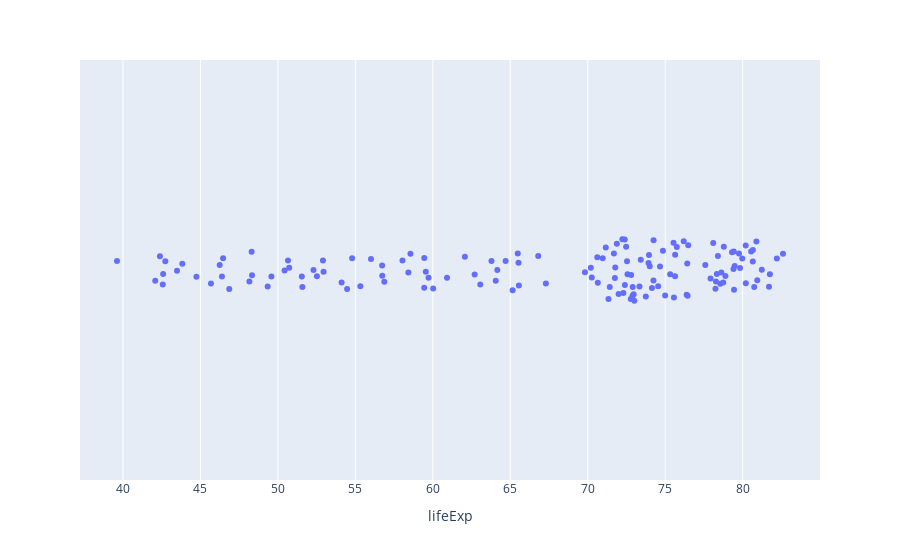

The notebook cell saved with this chart:
### Code cell
px.strip(df, x='lifeExp', hover_name="country")

### Figure 1 — Plotly figure (JSON) as saved in the notebook; plotly's stock layout.template omitted (floating-point values rounded to 4 significant figures; data arrays with more than 128 entries replaced by an {"elided": "..."} marker saying what was removed)
{"data": [{"alignmentgroup": "True", "boxpoints": "all", "fillcolor": "rgba(255,255,255,0)", "hoveron": "points", "hovertemplate": "<b>%{hovertext}</b><br><br>lifeExp=%{x}<extra></extra>", "hovertext": {"elided": "142 str values"}, "legendgroup": "", "line": {"color": "rgba(255,255,255,0)"}, "marker": {"color": "#636efa"}, "name": "", "offsetgroup": "", "orientation": "h", "pointpos": 0, "showlegend": false, "type": "box", "x": {"elided": "142 float values"}, "x0": " ", "xaxis": "x", "y0": " ", "yaxis": "y"}], "layout": {"boxmode": "group", "legend": {"tracegroupgap": 0}, "margin": {"t": 60}, "xaxis": {"anchor": "y", "domain": [0, 1], "title": {"text": "lifeExp"}}, "yaxis": {"anchor": "x", "domain": [0, 1]}}}
